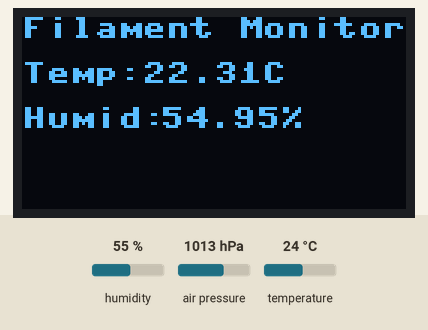
Recording of a program running on a simulated Raspberry Pi Pico running MicroPython. Parts: 128×64 one-colour display. The test bench sets the inputs (shaded band); at power-on: humidity 55 %, temperature 24 °C, air pressure 1013 hPa. WiFi joins after 1.5 s; the clock reads 2024-03-15 10:24:30 at power-on unless the program sets it; library files of the repository ran but are not shown: PiicoDev_SSD1306_slim.py, PiicoDev_BME280.py; what the program prints to the serial console is not drawn.

Above: at 4.3 s.
4.4 s: humidity set to 22 %
At 8.2 s:
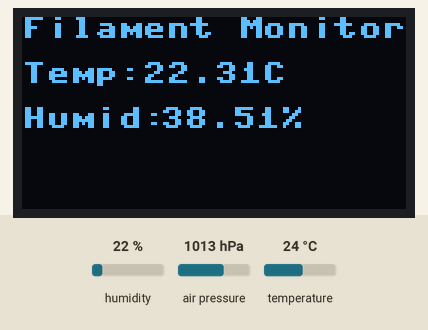
9.2 s: temperature set to 12 °C
At 12.2 s:
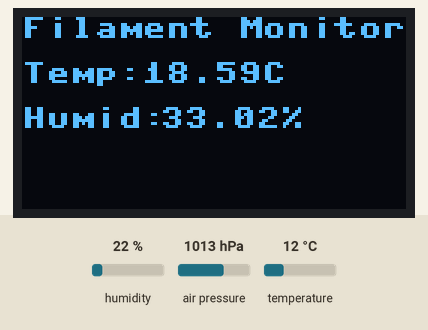
19.4 s: humidity set to 40 %
At 22.6 s:
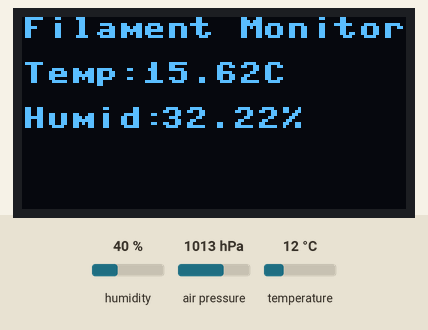
23.3 s: temperature set to 19 °C
At 28.8 s:
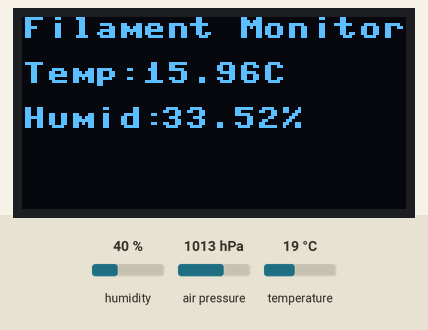
Timing chart, 0 to 30.3 s (numbered marks = the images above; inputs shaded):
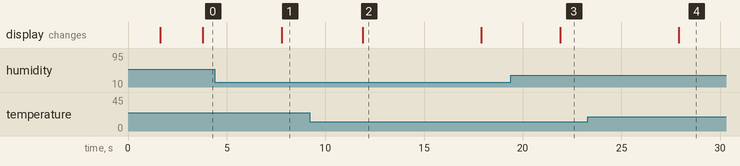

The program:

main.py
```python
from json import loads, dumps
import _ServerManager
from ServerBinding import ServerBinding
import _TimeManager
import _WiFiManager
import AtmosMonitor
from gc import enable, collect
from _DataManager import getFileContents, writeFileContents
from PiicoDev_SSD1306_slim import *
from time import ticks_ms, ticks_diff, ticks_add

NTP_Controller = _TimeManager
Server = _ServerManager
WiFi_Manager = _WiFiManager
Atmos_Monitor = AtmosMonitor

Screen_Update_Delay = 2000
Next_Screen_Update = 0


display = create_PiicoDev_SSD1306()


def mainLoop():
    global Screen_Update_Delay
    global Next_Screen_Update
    while True:
        try:
            now = ticks_ms()
            Server.checkConnection()
            Atmos_Monitor.checkSensorReads()
            WiFi_Manager.checkWiFi()
            NTP_Controller.checkNTP()
            if ticks_diff(Next_Screen_Update, now) <= 0:
                Next_Screen_Update = ticks_add(now, Screen_Update_Delay)
                updateScreen()
        except Exception as err:
            print("error: %s, %s" % (str(err), str(type(err).__name__)))


def startUp():
    global Next_Screen_Update
    NTP_Controller.checkNTP()
    WiFi_Manager.checkWiFi()
    loadConfig()
    Server.SERVER_BINDINGS = setupServerBindings()
    Server.start()
    enable()
    collect()
    Next_Screen_Update = ticks_add(ticks_ms(), Screen_Update_Delay)
    mainLoop()


def updateScreen():
    display.fill(0)
    display.text("Filament Monitor!", 0, 0, 1)  # literal string
    display.text("Temp: ", 0, 15, 1)  # string variable
    display.text(
        "{:.2f}C".format(Atmos_Monitor.calculateAverageTemp()), 40, 15, 1
    )  # use formatted-print
    display.text("Humid: ", 0, 30, 1)  # string variable
    display.text(
        "{:.2f}%".format(Atmos_Monitor.calculateAverageHumidity()), 46, 30, 1
    )  # use formatted-print
    display.show()


def setupServerBindings():
    bindings = []

    newBinding = ServerBinding("Update", updateHandler)
    bindings.append(newBinding)

    newBinding = ServerBinding("GetData", getDataHandler)
    bindings.append(newBinding)

    return bindings


def loadConfig():
    config = loads(getFileContents("config.txt"))
    print("Loaded values: %s from config file: %s" % (str(config), "config.txt"))
    if "location" in config:
        Atmos_Monitor.location = config["location"]


def saveConfig():
    config_object = {
        "location": Atmos_Monitor.location,
    }
    json_string = dumps(config_object)
    # print("Writing config file with values: %s" % json_string)
    writeFileContents("config.txt", json_string)


def updateHandler(conn, url, params):
    updateConfig = False
    response_string = "OK"
    print("Got Update url: %s and params: %s" % (str(url), str(params)))
    for param in params:
        if "location" in param:
            Atmos_Monitor.location = param["location"]
            updateConfig = True
    if updateConfig:
        saveConfig()
    Server.stdResponse(conn, "text/plain", response_string)


def jsonResponseHandler(conn, object):
    Server.stdResponse(conn, "application/json", dumps(object))
    # json_string = json.dumps(object)
    # print("Responding with: %s" % json_string)


def getDataHandler(conn, url, params):
    print("Got Data url: %s and params: %s" % (str(url), str(params)))
    averageTemp = Atmos_Monitor.calculateAverageTemp()
    averageHumid = Atmos_Monitor.calculateAverageHumidity()
    current_data_object = {
        "averageTemp": averageTemp,
        "averageHumidity": averageHumid,
        "location": Atmos_Monitor.location,
        "time": NTP_Controller.getISO8601TimeString(),
    }
    jsonResponseHandler(conn, current_data_object)


startUp()
```

_ServerManager.py
```python
import socket
import uselect
from gc import collect
from micropython import mem_info
from machine import lightsleep, reset
from _DataManager import getFileContents

server = socket.socket(socket.AF_INET, socket.SOCK_STREAM)

poller = uselect.poll()
mimeTypes = {
    ".css": "text/css",
    ".jpg": "image/jpg",
    ".png": "image/png",
    ".html": "text/html",
    ".js": "text/javascript",
    ".txt": "text/plain",
}
SERVER_BINDINGS = []


def stdResponse(conn, contentType, data=None):
    conn.send("HTTP/1.1 200 OK\n")
    conn.send("Content-Type: %s\n" % contentType)
    conn.send("Access-Control-Allow-Origin: *\n")
    conn.send("Connection: close\n\n")
    if data != None:
        conn.sendall(data)
    conn.close()
    collect()


def returnFile(conn, filename):
    contentType = "text/plain"
    for ext in mimeTypes:
        if filename.endswith(ext):
            contentType = mimeTypes[ext]
    stdResponse(conn, contentType, getFileContents(filename))


def getParams(url):
    path = url[1:]
    params = []
    if url.find("?") != -1:
        path = url[1 : url.find("?")]
        params_string = url[url.find("?") + 1 :]
        params_list = params_string.split("&")
        params = []
        for para in params_list:
            key = para[0 : para.find("=")].replace("%20", " ")
            value = para[para.find("=") + 1 :].replace("%20", " ")
            params.append({key: value})
    if path == "":
        path = "main.html"
    return path, params


def interpretRequest(conn):
    request = conn.recv(1024)
    request = request.decode("utf-8")
    if request[0:3] == "GET":
        request_url_full = request[4 : request.find(" ", 5)]
        request_path, request_params = getParams(request_url_full)
        print(
            "Got request, path: %s, params: %s"
            % (str(request_path), str(request_params))
        )
        served = False
        if request_path == "RamStatus":
            mem_info(1)
            stdResponse(conn, "text/plain", "OK")
            served = True
        elif request_path == "Reboot":
            stdResponse(conn, "text/plain", "OK")
            served = True
            lightsleep(1000)
            reset()
        else:
            for binding in SERVER_BINDINGS:
                if binding.url == request_path:
                    served = True
                    binding.handler(conn, request_path, request_params)
        if not served:
            returnFile(conn, request_path)

    collect()


def start():
    server.settimeout(1)
    server.bind(("", 80))
    server.listen(5)
    poller.register(server, uselect.POLLIN)


def checkConnection():
    try:
        req = poller.poll(1)
        if req:
            conn, addr = server.accept()
            conn.settimeout(1)
            interpretRequest(conn)
            collect()
    except Exception as err:
        if type(err).__name__ != "OSError":
            print(
                "error in checking connection, error: %s, %s"
                % (str(err), str(type(err).__name__))
            )
```

ServerBinding.py
```python
class ServerBinding:
    def __init__(self, url: str, handler: object) -> None:
        self.url = url
        self.handler = handler
```

_TimeManager.py
```python
import ntptime
from time import ticks_ms, ticks_diff, ticks_add, gmtime

NTP_TIME_REFRESH_DELAY = 24 * 60 * 60 * 1000  # 24 hours


ntptime.host = "pool.ntp.org"
next_ntp_check_time = 0


def checkNTP():
    global next_ntp_check_time
    now = ticks_ms()
    try:
        if ticks_diff(next_ntp_check_time, now) <= 0:
            print("Updating NTP")
            next_ntp_check_time = ticks_add(now, NTP_TIME_REFRESH_DELAY)
            refreshNTP()
    except Exception as err:
        print("error: %s, %s" % (str(err), str(type(err).__name__)))


def refreshNTP():
    ntptime.settime()


def getISO8601TimeString():
    raw_time = gmtime()

    iso_string = "{:04d}-{:02d}-{:02d} {:02d}:{:02d}:{:02d}".format(
        raw_time[0], raw_time[1], raw_time[2], raw_time[3], raw_time[4], raw_time[5]
    )

    return iso_string
```

_WiFiManager.py
```python
import network
from time import ticks_ms, ticks_diff, ticks_add

WIFI_CHECK_DELAY = 30 * 1000
WLAN = network.WLAN(network.STA_IF)
WLAN.active(True)

next_wifi_check_time = 0


def checkWiFi():
    global next_wifi_check_time
    now = ticks_ms()
    try:
        if ticks_diff(next_wifi_check_time, now) <= 0:
            print("checking WiFi")
            next_wifi_check_time = ticks_add(now, WIFI_CHECK_DELAY)
            if not WLAN.isconnected():
                print("connecting to network...")
                WLAN.connect("SSID", "PASSWORD")
                while not WLAN.isconnected():
                    pass
    except Exception as err:
        print("error: %s, %s" % (str(err), str(type(err).__name__)))
```

AtmosMonitor.py
```python
from time import ticks_ms, ticks_diff, ticks_add
from PiicoDev_BME280 import PiicoDev_BME280


MAX_TEMP_READINGS = 60
READ_DELAY = 5000
sensor = PiicoDev_BME280(address=0x76)

location = "Not Set"
Temp_Readings = []
Humidity_Readings = []
next_read_time = 0


def checkSensorReads():
    global next_read_time
    now = ticks_ms()
    try:
        if ticks_diff(next_read_time, now) <= 0:

            next_read_time = ticks_add(now, READ_DELAY)
            readTemp()
    except Exception as err:
        print("error: %s, %s" % (str(err), str(type(err).__name__)))


def readTemp():
    global Temp_Readings
    tempC, presPa, humRH = sensor.values()
    print(
        "checking Sensor: Current Temp: %s, current Pressure: %s, current Humidity: %s"
        % (str(tempC), str(presPa), str(humRH))
    )
    if len(Temp_Readings) == MAX_TEMP_READINGS:
        del Temp_Readings[0]
    if len(Humidity_Readings) == MAX_TEMP_READINGS:
        del Humidity_Readings[0]
    Temp_Readings.append(tempC)
    Humidity_Readings.append(humRH)


def calculateAverageTemp():
    global Temp_Readings
    return calculateAverage(Temp_Readings)


def calculateAverageHumidity():
    global Humidity_Readings
    return calculateAverage(Humidity_Readings)


def calculateAverage(array):
    _sum = sum(array)
    _count = len(array)
    if _count < 1:
        return 0
    return _sum / _count
```

_DataManager.py
```python
def getFileContents(fileName):
    file_contents = ""
    try:
        with open(fileName, "r") as f:
            file_contents = f.read()
    except Exception as err:
        print("error: %s, %s" % (str(err), str(type(err).__name__)))
    return file_contents


def writeFileContents(fileName, data):
    try:
        with open(fileName, "w") as f:
            f.write(data)
    except Exception as err:
        print("error: %s, %s" % (str(err), str(type(err).__name__)))
```

boot.py
```python
import gc
import webrepl
import _WiFiManager

_WiFiManager.checkWiFi()
webrepl.start()
gc.enable()
gc.collect()
```

Measured:
- after the input at 4.4 s, the display: changes after 3.4 s (image 1)
- after the input at 19.4 s, the display: changes after 2.5 s (image 3)
- after the input at 23.3 s, the display: changes after 4.6 s (image 4)
- what the display in image 2 shows lasts 6.0 s, from 11.9 s to 17.9 s
